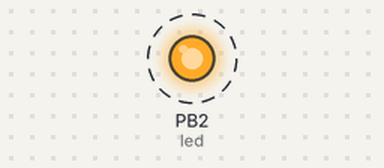
Recording of a sketch running on a simulated ATtiny85, built with avr-gcc and run on an emulated ATtiny85. On the bench: output pins drawn as LEDs (lit = HIGH). Dashed ring = blinking.

Above: at 0.02 s.
Timing chart, 0 to 3.0 s (numbered marks = the images above):
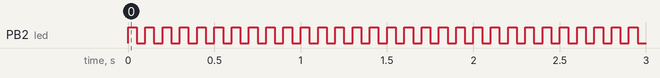

Measured:
- by itself, PB2 (led): alternates HIGH for 0.05 s and LOW for 0.05 s

The sketch:

myBlink.ino
```cpp
int led = 2;

// Usar ATtiny 25/45/85, CPU, Attiny 85, 8mhz, EEPROM reatined


void setup() {
  pinMode(led, OUTPUT);
}

// recordar que el Attiny va mas lento 50 ms son como 500 ms
void loop() {
  digitalWrite(led, HIGH);
  delay(50);
  digitalWrite(led, LOW);
  delay(50);
}
```
